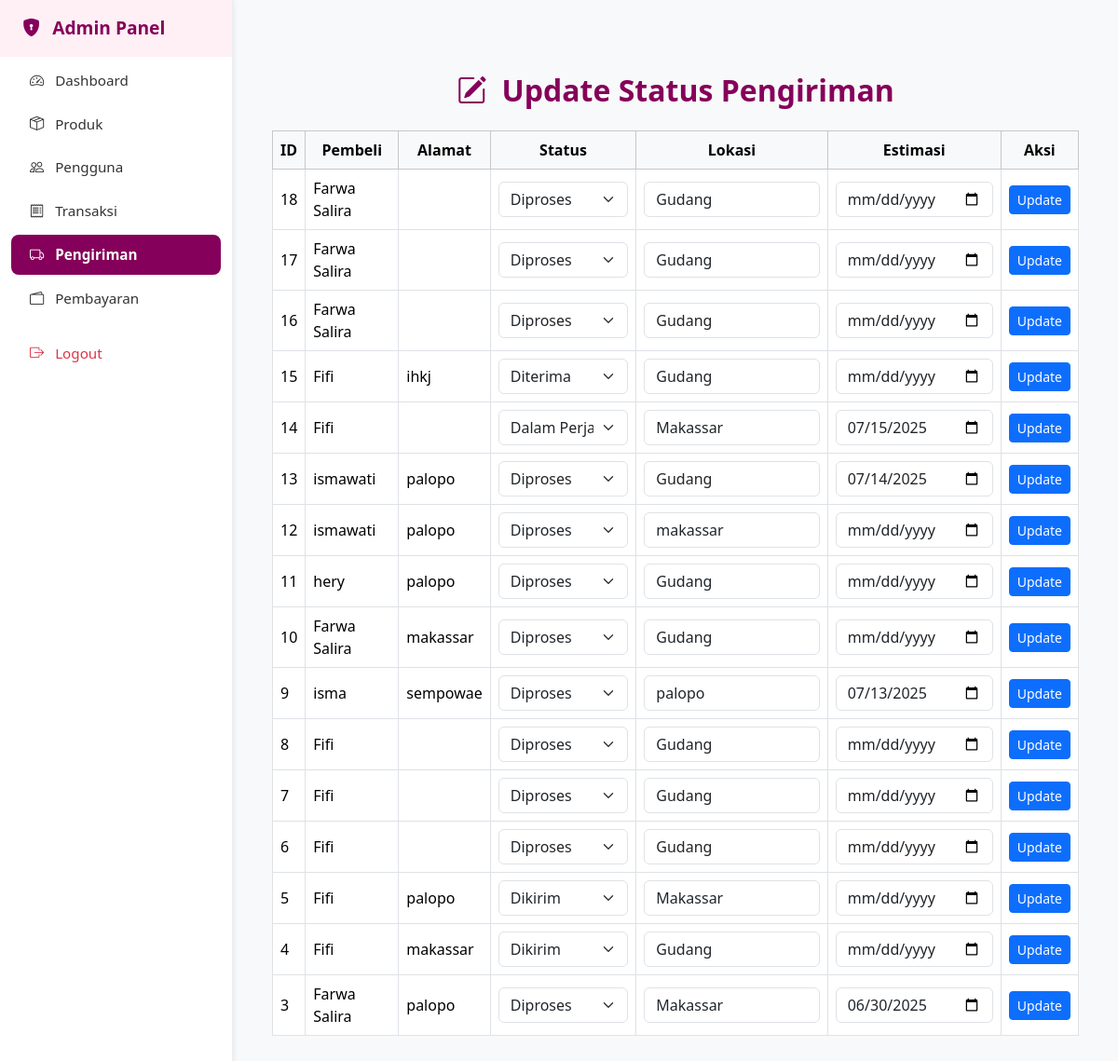
The app's page /middlewares/index.php?url=admin_tracking (signed in) with its own data.
### tables this page shows
CREATE TABLE `pesanan` (
  `id` int(11) NOT NULL,
  `user_id` int(11) NOT NULL,
  `nama` varchar(100) NOT NULL,
  `alamat` text NOT NULL,
  `metode` enum('COD','Transfer') NOT NULL,
  `tanggal` datetime NOT NULL,
  `total` decimal(15,2) NOT NULL,
  `status_pengiriman` varchar(100) DEFAULT 'Diproses',
  `lokasi_pengiriman` varchar(100) DEFAULT 'Gudang',
  `estimasi_tiba` date DEFAULT NULL,
  `diterima` tinyint(1) DEFAULT 0,
  `order_id` varchar(100) DEFAULT NULL,
  `snap_token` varchar(100) DEFAULT NULL,
  `status_pembayaran` varchar(100) DEFAULT NULL,
  `payment_type` varchar(50) DEFAULT NULL,
  `transaction_time` datetime DEFAULT NULL
);

CREATE TABLE `users` (
  `id` int(11) NOT NULL,
  `name` varchar(100) NOT NULL,
  `email` varchar(100) NOT NULL,
  `password` varchar(255) NOT NULL,
  `role` enum('admin','user') NOT NULL,
  `created_at` timestamp NOT NULL DEFAULT current_timestamp(),
  `is_seller` tinyint(1) DEFAULT 0,
  `nama_toko` varchar(100) DEFAULT NULL,
  `deskripsi_toko` text DEFAULT NULL,
  `telepon` varchar(20) DEFAULT NULL,
  `alamat_toko` varchar(100) DEFAULT NULL
);

### views/admin/admin_tracking.php (the view, shortened to what this page needs)
<?php
include 'config/database.php';
$sql = "SELECT p.*, u.name AS pembeli FROM pesanan p JOIN users u ON u.id = p.user_id ORDER BY p.tanggal DESC";
$result = $conn->query($sql);
?>
<div class="container py-5">
  <h2 class="fw-bold text-center mb-4" style="color: #85005A;">
    <i class="bi bi-pencil-square me-2"></i> Update Status Pengiriman
  </h2>
  <?php if ($result->num_rows > 0): ?>
    <div class="table-responsive">
      <table class="table table-bordered align-middle">
        <thead class="table-light text-center">
          <tr>
            <th>ID</th>
            <th>Pembeli</th>
            <th>Alamat</th>
            <th>Status</th>
            <th>Lokasi</th>
            <th>Estimasi</th>
            <th>Aksi</th>
          </tr>
        </thead>
        <tbody>
          <?php while ($row = $result->fetch_assoc()): ?>
            <tr>
              <form method="POST" action="controllers/proses_update_pengiriman.php">
                <td><?= $row['id'] ?></td>
                <td><?= htmlspecialchars($row['pembeli']) ?></td>
                <td><?= htmlspecialchars($row['alamat']) ?></td>
                <td>
                  <select name="status_pengiriman" class="form-select" required>
                    <?php
                    $statuses = ['Diproses', 'Dikirim', 'Dalam Perjalanan', 'Diterima'];
                    foreach ($statuses as $status):
                    ?>
                      <option value="<?= $status ?>" <?= $row['status_pengiriman'] == $status ? 'selected' : '' ?>>
                        <?= $status ?>
                      </option>
                    <?php endforeach; ?>
                  </select>
                </td>
                <td><input type="text" name="lokasi_pengiriman" class="form-control" value="<?= $row['lokasi_pengiriman'] ?>" required></td>
                <td><input type="date" name="estimasi_tiba" class="form-control" value="<?= $row['estimasi_tiba'] ?>"></td>
                <td><button type="submit" class="btn btn-sm btn-primary">Update</button></td>
              </form>
            </tr>
          <?php endwhile; ?>
        </tbody>
      </table>
    </div>
  <?php else: ?>
    <p class="text-center">Belum ada pesanan.</p>
  <?php endif; ?>
</div>
<?php
include __DIR__ . '/../layouts/admin_layout.php';
?>

### views/layouts/admin_layout.php (style rules this page uses)
body { font-family: 'Segoe UI', sans-serif; background-color: #f8f9fa; margin: 0; }

### records on screen
pesanan: id "18", user.name "Farwa Salira", lokasi_pengiriman "Gudang"
pesanan: id "17", user.name "Farwa Salira", lokasi_pengiriman "Gudang"
pesanan: id "16", user.name "Farwa Salira", lokasi_pengiriman "Gudang"
pesanan: id "15", user.name "Fifi", alamat "ihkj", status_pengiriman "Diterima", lokasi_pengiriman "Gudang"
pesanan: id "14", user.name "Fifi", status_pengiriman "Dalam Perjalanan", lokasi_pengiriman "Makassar", estimasi_tiba "07/15/2025"
pesanan: id "13", user.name "ismawati", alamat "palopo", lokasi_pengiriman "Gudang", estimasi_tiba "07/14/2025"
pesanan: id "12", user.name "ismawati", alamat "palopo", lokasi_pengiriman "makassar"
pesanan: id "11", user.name "hery", alamat "palopo", lokasi_pengiriman "Gudang"
pesanan: id "10", user.name "Farwa Salira", alamat "makassar", lokasi_pengiriman "Gudang"
pesanan: id "9", user.name "isma", alamat "sempowae", lokasi_pengiriman "palopo", estimasi_tiba "07/13/2025"
pesanan: id "8", user.name "Fifi", lokasi_pengiriman "Gudang"
pesanan: id "7", user.name "Fifi", lokasi_pengiriman "Gudang"
pesanan: id "6", user.name "Fifi", lokasi_pengiriman "Gudang"
pesanan: id "5", user.name "Fifi", alamat "palopo", status_pengiriman "Dikirim", lokasi_pengiriman "Makassar"
pesanan: id "4", user.name "Fifi", alamat "makassar", status_pengiriman "Dikirim", lokasi_pengiriman "Gudang"
pesanan: id "3", user.name "Farwa Salira", alamat "palopo", lokasi_pengiriman "Makassar", estimasi_tiba "06/30/2025"

### other values on screen
$item['label'] "Dashboard"
$item['label'] "Produk"
$item['label'] "Pengguna"
$item['label'] "Transaksi"
$item['label'] "Pengiriman"
$item['label'] "Pembayaran"
form field status_pengiriman "Diproses"
